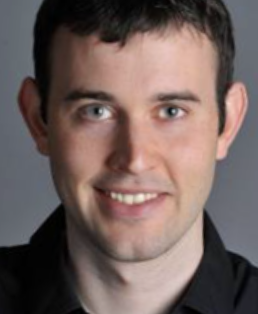
#> input picture Assignment2/aligned_person.png, 258 x 314 px
$ python '2-2-2 Hybrid Images.py'
#> lines starting #> are read from the running program, lines starting #| are printed output that depends on the picture
import numpy as np
import matplotlib.pyplot as plt
import cv2
import imageio.v3 as iio

# ==========================================
# 1. 基礎工具：讀圖 (強制轉灰階) 與 FFT 顯示
# ==========================================
def load_image_gray(path):
    """
    讀取圖片並強制轉為灰階 (2D array)
    回傳值範圍歸一化到 0~1
    """
    try:
        # 讀取圖片
        img = iio.imread(path)

        # 判斷是否為彩色 (3維陣列: H, W, Channels)
        if img.ndim == 3:
            # 如果是 RGBA (4通道)，先去掉 Alpha 通道
            if img.shape[2] == 4:
                img = img[..., :3]

            # 使用亮度公式轉灰階: 0.299*R + 0.587*G + 0.114*B
            img = np.dot(img[..., :3], [0.299, 0.587, 0.114])

        # 如果原本就是灰階 (2維陣列)，則不需處理直接正規化

        return img.astype(float) / 255.0

    except Exception as e:
        print(f"讀取圖片失敗 {path}: {e}")
        return None

def vis_fft(image, title="FFT"):
    """
    作業要求的頻率分析視覺化
    """
    # 因為輸入已經保證是灰階，這裡直接算 FFT 即可
    fft_mag = np.log(np.abs(np.fft.fftshift(np.fft.fft2(image))) + 1e-8)

    plt.imshow(fft_mag, cmap='gray')
    plt.title(title)
    plt.axis('off')

# ==========================================
# 2. 核心：Hybrid Image 生成
# ==========================================
def create_hybrid_image(img1, img2, sigma1, sigma2):
    """
    img1: 低頻成分 (Blur)
    img2: 高頻成分 (Original - Blur)
    """

    # --- 1. Low-pass Filter ---
    # 對灰階圖做高斯模糊
    low_pass = cv2.GaussianBlur(img1, (0, 0), sigmaX=sigma1, sigmaY=sigma1)

    # --- 2. High-pass Filter ---
    img2_blurred = cv2.GaussianBlur(img2, (0, 0), sigmaX=sigma2, sigmaY=sigma2)
    high_pass = img2 - img2_blurred

    # --- 3. Combine ---
    hybrid = 0.5 * low_pass + 0.5 * high_pass

    # 數值截斷 (Clipping) 確保在 0~1 之間
    hybrid = np.clip(hybrid, 0, 1)

    return low_pass, high_pass, hybrid

# ==========================================
# 3. 主執行區塊
# ==========================================
# 請確認這兩個檔案存在，或者換成你對齊好的圖片
img_low_path = 'aligned_person.png'
img_high_path = 'cat.png'

# 載入圖片 (使用新寫的灰階函數)
im1 = load_image_gray(img_low_path)
#> in load_image_gray, img is the input picture: shape (314, 258, 4); mean R, G, B, A 113.2, 96.4, 92.8, 255
im2 = load_image_gray(img_high_path)
#> call 2 of load_image_gray, with path = 'cat.png'
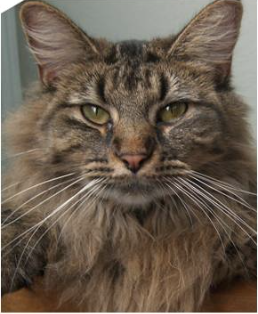
#> input picture Assignment2/cat.png, 258 x 314 px
#> in load_image_gray, img is the input picture: shape (314, 258, 4); mean R, G, B, A 105.5, 92.4, 78.4, 255
#> in load_image_gray (call 2), `img = np.dot(img[..., :3], [0.299, 0.587, 0.114])`:
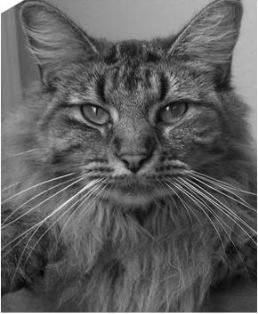
#> img: shape (314, 258) float64; min 3.89, max 255, mean 94.7

if im1 is not None and im2 is not None:
    # 確保兩張圖尺寸一樣 (簡單裁切至最小值)
    h = min(im1.shape[0], im2.shape[0])
#> h = 314
    w = min(im1.shape[1], im2.shape[1])
#> w = 258
    im1 = im1[:h, :w]
    im2 = im2[:h, :w]

    # --- 參數調整 ---
    # 灰階圖片的頻率響應可能跟彩色略有不同，建議重新微調 sigma
    sigma1 = 5  # 低頻模糊程度
    sigma2 = 5   # 高頻過濾程度

    low_pass, high_pass, hybrid = create_hybrid_image(im1, im2, sigma1, sigma2)
#> in create_hybrid_image, `low_pass = cv2.GaussianBlur(img1, (0, 0), sigmaX=sigma1, sigmaY=sigma1)`:
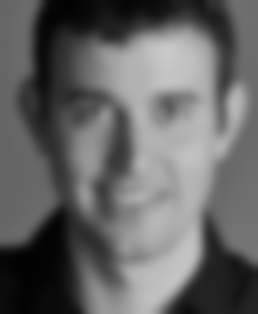
#> low_pass: shape (314, 258) float64; min 0.00829, max 0.793, mean 0.396
#> in create_hybrid_image, `img2_blurred = cv2.GaussianBlur(img2, (0, 0), sigmaX=sigma2, sigmaY=si..`:
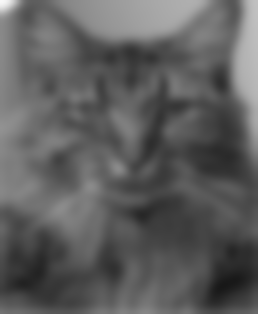
#> img2_blurred: shape (314, 258) float64; min 0.0956, max 0.976, mean 0.369
#> in create_hybrid_image, `high_pass = img2 - img2_blurred`:
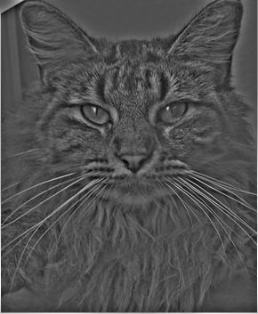
#> high_pass: shape (314, 258) float64; min -0.341, max 0.749, mean 0.00279; drawn with min black and max white
#> in create_hybrid_image, `hybrid = np.clip(hybrid, 0, 1)`:
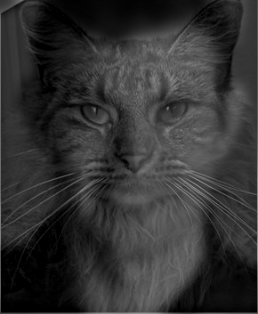
#> hybrid: shape (314, 258) float64; min 0, max 0.608, mean 0.2

    # --- 顯示結果 ---
    plt.figure(figsize=(15, 10))

    # Row 1: 圖片效果 (注意這裡都要加上 cmap='gray')
    plt.subplot(2, 3, 1)
    plt.imshow(im1, cmap='gray')
    plt.title("Original Low (Grayscale)")

    plt.subplot(2, 3, 2)
    plt.imshow(im2, cmap='gray')
    plt.title("Original High (Grayscale)")

    plt.subplot(2, 3, 3)
    plt.imshow(hybrid, cmap='gray')
    plt.title("Hybrid Image")

    # Row 2: 頻率分析
    plt.subplot(2, 3, 4); vis_fft(im1, "FFT: Input 1")
    plt.subplot(2, 3, 5); vis_fft(high_pass, "FFT: High-pass Component")
    plt.subplot(2, 3, 6); vis_fft(hybrid, "FFT: Hybrid Result")

    plt.tight_layout()
    plt.show()
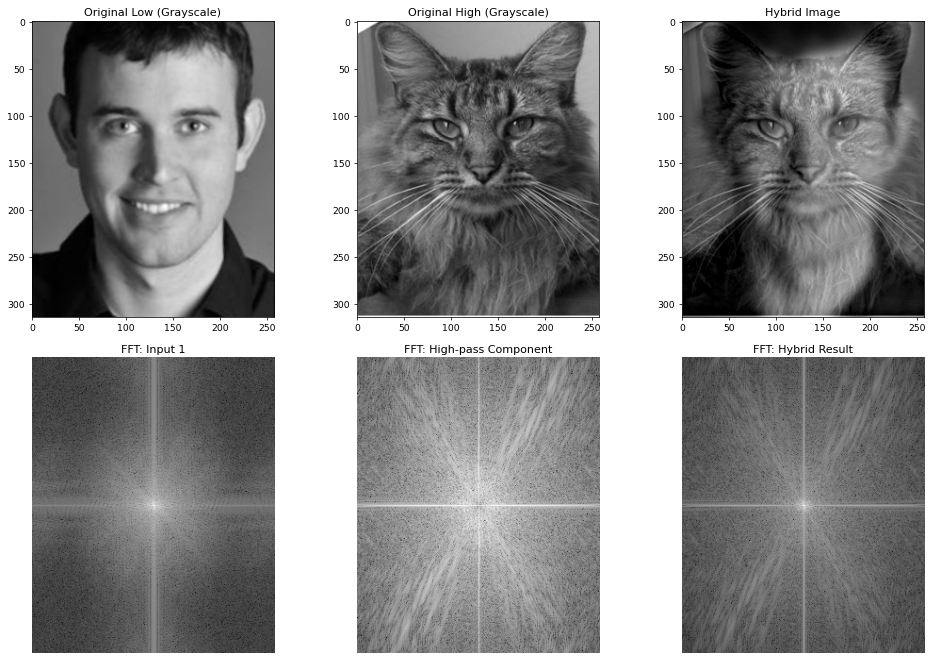
#> figure drawn by matplotlib, 6 panels

    # 存檔 (必須指定 cmap='gray' 或是轉成 uint8 後儲存)
    # 這裡將 0~1 的 float 轉為 0~255 的 uint8 存檔
    iio.imwrite("hybrid_result_gray.png", (hybrid * 255).astype(np.uint8))
    print("Hybrid image saved as hybrid_result_gray.png")
